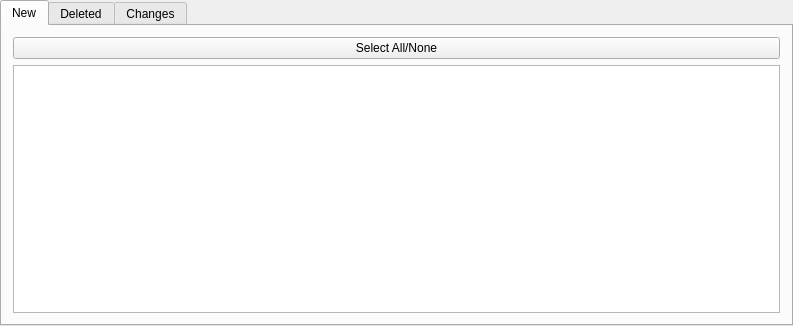
<?xml version="1.0" encoding="UTF-8"?>
<ui version="4.0">
 <class>tabWidget</class>
 <widget class="QTabWidget" name="tabWidget">
  <property name="geometry">
   <rect>
    <x>0</x>
    <y>0</y>
    <width>793</width>
    <height>326</height>
   </rect>
  </property>
  <property name="currentIndex">
   <number>0</number>
  </property>
  <widget class="QWidget" name="tab">
   <attribute name="title">
    <string>New</string>
   </attribute>
   <layout class="QVBoxLayout" name="verticalLayout">
    <item>
     <widget class="QPushButton" name="bt_allnone_1">
      <property name="autoFillBackground">
       <bool>false</bool>
      </property>
      <property name="text">
       <string>Select All/None</string>
      </property>
     </widget>
    </item>
    <item>
     <widget class="QTableWidget" name="tableWidget">
      <property name="font">
       <font>
        <pointsize>9</pointsize>
        <stylestrategy>PreferAntialias</stylestrategy>
       </font>
      </property>
      <property name="editTriggers">
       <set>QAbstractItemView::NoEditTriggers</set>
      </property>
      <property name="selectionMode">
       <enum>QAbstractItemView::SingleSelection</enum>
      </property>
      <property name="selectionBehavior">
       <enum>QAbstractItemView::SelectItems</enum>
      </property>
      <property name="rowCount">
       <number>0</number>
      </property>
      <property name="columnCount">
       <number>0</number>
      </property>
     </widget>
    </item>
   </layout>
  </widget>
  <widget class="QWidget" name="tab_2">
   <attribute name="title">
    <string>Deleted</string>
   </attribute>
   <layout class="QVBoxLayout" name="verticalLayout_2">
    <item>
     <widget class="QPushButton" name="bt_allnone_2">
      <property name="text">
       <string>Select All/None</string>
      </property>
     </widget>
    </item>
    <item>
     <widget class="QTableWidget" name="tableWidget_2">
      <property name="editTriggers">
       <set>QAbstractItemView::NoEditTriggers</set>
      </property>
      <property name="selectionMode">
       <enum>QAbstractItemView::SingleSelection</enum>
      </property>
     </widget>
    </item>
   </layout>
  </widget>
  <widget class="QWidget" name="tab_3">
   <attribute name="title">
    <string>Changes</string>
   </attribute>
   <layout class="QVBoxLayout" name="verticalLayout_3">
    <item>
     <widget class="QPushButton" name="bt_allnone_3">
      <property name="text">
       <string>Select All/None</string>
      </property>
     </widget>
    </item>
    <item>
     <widget class="QTableWidget" name="tableWidget_3">
      <property name="editTriggers">
       <set>QAbstractItemView::NoEditTriggers</set>
      </property>
      <property name="selectionMode">
       <enum>QAbstractItemView::SingleSelection</enum>
      </property>
     </widget>
    </item>
   </layout>
  </widget>
 </widget>
 <layoutdefault spacing="6" margin="11"/>
 <resources/>
 <connections/>
</ui>
